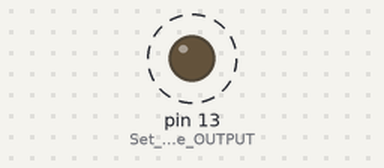
Recording of a sketch running on a simulated Arduino Uno, built with avr-gcc and run on an emulated ATmega328P. Parts: output pins drawn as LEDs (lit = HIGH). Dashed ring = blinking.

Above: at 0.2 s.
Timing chart, 0 to 3.0 s (numbered marks = the images above):
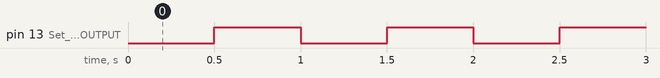

Measured:
- by itself, pin 13 (Set_the_pin_to_be_OUTPUT): alternates HIGH for 0.50 s and LOW for 0.50 s

The sketch:

TimerInterrupt_ex1.ino
```cpp
// BLINK LED EACH 500ms using TIMER1

// Compare Match
//To compare the timer, there are two main registers: TCCR1A(Timer/Counter1 Control Register A)
// and TCCR1B(Timer/Counter1 Control Register B), each one with the number of timer, tht is, TIMER1

bool LED_STATE = true;


void setup() {
  // put your setup code here, to run once:
  pinMode(13, OUTPUT);              // Set the pin to be OUTPUT
  cli();                           // Stop interrupts for till we amke the settings

  /* 1. First reset the control register to make sure we start with everything disabled */
  TCCR1A = 0;                     // Reset entire TCCR1A to 0
  TCCR1B = 0;                     // Reset entire TCCR1B to 0

  /* 2. Set the prescalar to the desired value by changing the CS10, CS11 and CS12 bits */
  // TCCR1B = B00000010;
  TCCR1B |= B00000100;            // (OR method) Set CS12 to 1 so we get prescalar 256
  //Use OR operation to add 1s
  //Use AND operation to add 0s
  // TCCR1B |= (1 << CS12);     // Setting only CS12 bit to 1

  /* 3. Enable Compare match mode on register A */
  TIMSK1 |= B00000010;            // Set OCIE1A to 1 so we enable compare match A
  // TIMSK1 |= (1 << OCIE1A);
  //Now we have the interruption each time the timer will reach the value of OCR1A

  /* 4. Set the value of register A to 31250*/
  OCR1A = 31250;                  // Finally we set compare register A to this value
  // In order to count upto 500ms using 256 prescalar, we have to count upto 31250
  sei();                          // Enable back the interrupts
}

void loop() {
  // put your main code here, to run repeatedly:

}

// With the settings above, this IRS will trigger each 500ms
ISR(TIMER1_COMPA_vect){
  TCNT1 = 0;                       // First, set the timer back to 0 so it resets for
  LED_STATE = !LED_STATE;           // Invert the state of Led
  digitalWrite(13, LED_STATE);      // Write new state to the LED on pin D5
}


// If u dont want to reset the timer TCNT1 to 0 each interruption with the line TCNT1 = 0;
// in the void setup() u can also use WGM12 bit and set it to 1 and that will enable the CTC or Clear timer on Compare
// and that means the timer will automatically set its value to 0, once its OCR1A value is reached:
//

// TCCR1B |= (1 << WGM12);            // Enable CTC
```
